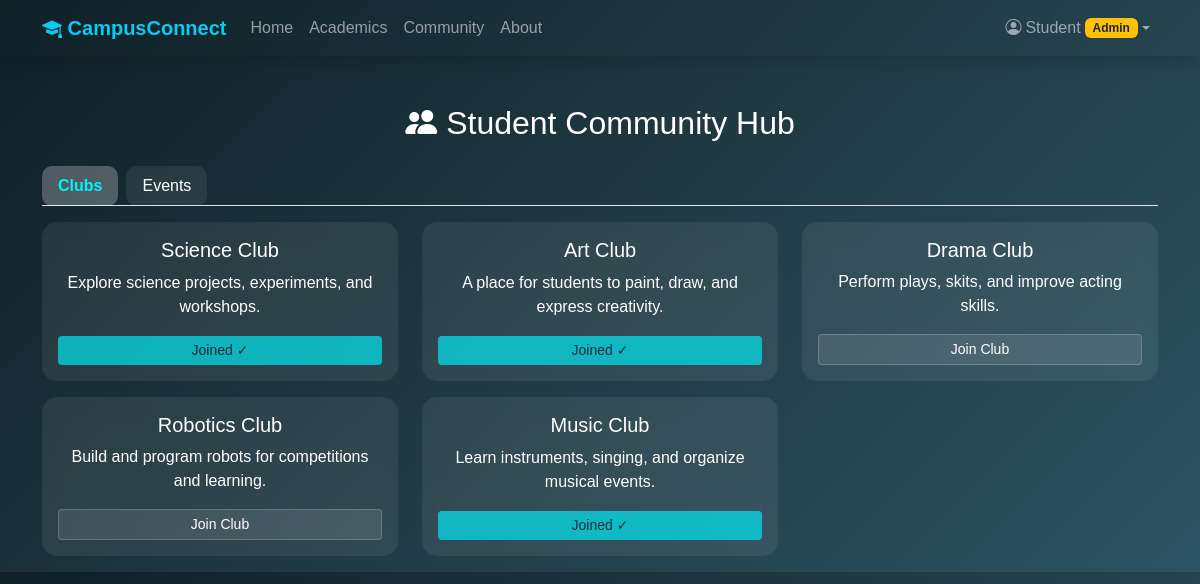
Screenshot of /community.php (signed in) with the database file from the repository.
### tables this page shows
CREATE TABLE `clubs` (
  `id` int(11) NOT NULL,
  `name` varchar(100) DEFAULT NULL,
  `description` text DEFAULT NULL,
  `image` varchar(255) DEFAULT NULL
);

### community.php (the view, shortened to what this page needs)
<?php
include("config.php");
$clubs = mysqli_query($conn, "SELECT * FROM clubs");
$joined_clubs_res = mysqli_query($conn, "SELECT club_id FROM club_members WHERE user_id=".$_SESSION['user_id']);
$joined_clubs = [];
while($jc = mysqli_fetch_assoc($joined_clubs_res)){
    $joined_clubs[] = $jc['club_id'];
}
?>
<!DOCTYPE html>
<html>
<head>
<link href="https://cdn.jsdelivr.net/npm/bootstrap@5.3.2/dist/css/bootstrap.min.css" rel="stylesheet">
<link rel="stylesheet" href="https://cdn.jsdelivr.net/npm/bootstrap-icons@1.11.1/font/bootstrap-icons.css">
</head>
<body>
<?php include('navbar.php'); ?>
<div class="container mt-5">
<h2 class="text-center mb-4">
<i class="bi bi-people-fill"></i> Student Community Hub
</h2>
<ul class="nav nav-tabs mb-3">
    <li class="nav-item">
        <button class="nav-link active" data-bs-toggle="tab" data-bs-target="#clubs">Clubs</button>
    </li>
    <li class="nav-item">
        <button class="nav-link" data-bs-toggle="tab" data-bs-target="#events">Events</button>
    </li>
</ul>
<div class="tab-content">
    <div class="tab-pane fade show active" id="clubs">
        <div class="row">
            <?php while($c=mysqli_fetch_assoc($clubs)):
                $joined = in_array($c['id'], $joined_clubs);
            ?>
            <div class="col-md-4 mb-3">
                <div class="glass-card p-3 text-center">
                    <h5><?php echo htmlspecialchars($c['name']); ?></h5>
                    <p><?php echo htmlspecialchars($c['description']); ?></p>
                    <button class="btn btn-sm <?php echo $joined ? 'btn-success' : 'btn-warning'; ?> join-btn"
                        data-club-id="<?php echo $c['id']; ?>"
                        <?php echo $joined ? 'disabled' : ''; ?>>
                        <?php echo $joined ? 'Joined ✓' : 'Join Club'; ?>
                    </button>
                </div>
            </div>
            <?php endwhile; ?>
        </div>
    </div>
</div>
</body>
</html>

### community.php (style rules this page uses)
body { background: linear-gradient(135deg,#0f2027,#203a43,#2c5364); color:white; font-family: Arial,sans-serif; }
.glass-card { background: rgba(255,255,255,0.08); backdrop-filter: blur(10px); border-radius:15px; padding:25px; }
.nav-tabs .nav-link { background: rgba(255,255,255,0.08); border:none; color:white; margin-right:8px; border-radius:10px; transition:0.3s; }
.nav-tabs .nav-link.active { background: rgba(255,255,255,0.25); color:#00f2fe; font-weight:bold; }
.glass-card .btn { background: rgba(255,255,255,0.1); color: white; border: 1px solid rgba(255,255,255,0.2); transition: 0.3s; }
.btn-success { background: #00f2fe !important; color: #0f2027 !important; border: none !important; }
.glass-card { display: flex; flex-direction: column; justify-content: space-between; height: 100%; }

### rows the page displays
clubs: name "Science Club", description "Explore science projects, experiments, and workshops.", shows "Joined ✓"
clubs: name "Art Club", description "A place for students to paint, draw, and express creativity.", shows "Joined ✓"
clubs: name "Drama Club", description "Perform plays, skits, and improve acting skills.", shows "Join Club"
clubs: name "Robotics Club", description "Build and program robots for competitions and learning.", shows "Join Club"
clubs: name "Music Club", description "Learn instruments, singing, and organize musical events.", shows "Joined ✓"

### other values shown
$username "Student"
